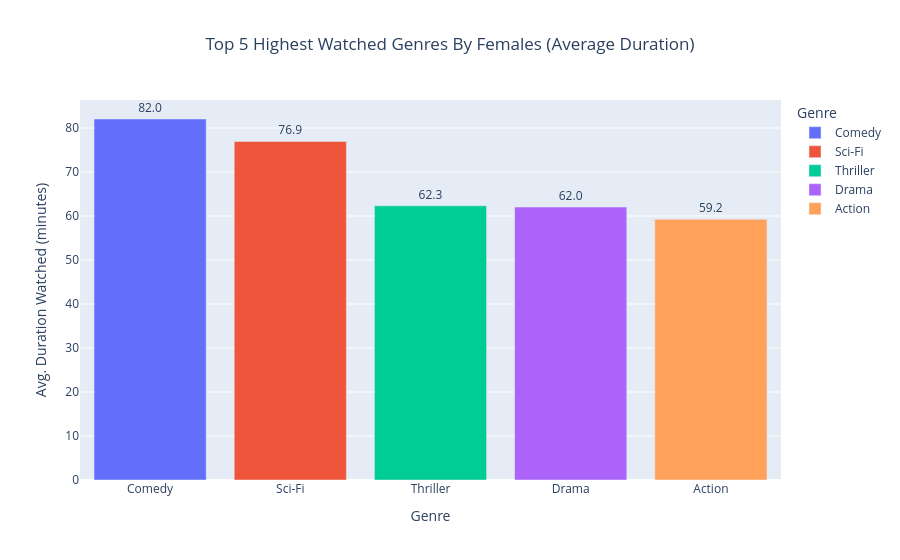

Here is the notebook cell this chart was saved with:
### Code cell
streaming_vs.columns = streaming_vs.columns.str.replace('[^A-Za-z0-9_]+', '_', regex=True)

female_viewers = streaming_vs[streaming_vs['Gender'] == 'Female']

retention_v = female_viewers.groupby('Genre')['Duration_Watched_minutes_'].mean()



top_5_retention_female = retention_v.sort_values(ascending=False).head(5)




top_5_df = top_5_retention_female.reset_index()
top_5_df.columns = ['Genre', 'Average_Duration_Watched']



fig = px.bar(top_5_df, 
             x='Genre', 
             y='Average_Duration_Watched', color='Genre',            
             title='Top 5 Highest Watched Genres By Females (Average Duration)',             
             labels={'Average_Duration_Watched': 'Avg. Duration Watched (minutes)'},             
             text='Average_Duration_Watched')



fig.update_layout(title_x=0.5, legend_title_text='Genre')
fig.update_traces(texttemplate='%{text:.1f}', textposition='outside')



fig.show()

### Figure 1 — Plotly figure (JSON) as saved in the notebook; plotly's stock layout.template omitted (floating-point values rounded to 4 significant figures)
{"data": [{"alignmentgroup": "True", "hovertemplate": "Genre=%{x}<br>Avg. Duration Watched (minutes)=%{text}<extra></extra>", "legendgroup": "Comedy", "marker": {"color": "#636efa", "pattern": {"shape": ""}}, "name": "Comedy", "offsetgroup": "Comedy", "orientation": "v", "showlegend": true, "text": [82.05], "textposition": "outside", "texttemplate": "%{text:.1f}", "type": "bar", "x": ["Comedy"], "xaxis": "x", "y": [82.05], "yaxis": "y"}, {"alignmentgroup": "True", "hovertemplate": "Genre=%{x}<br>Avg. Duration Watched (minutes)=%{text}<extra></extra>", "legendgroup": "Sci-Fi", "marker": {"color": "#EF553B", "pattern": {"shape": ""}}, "name": "Sci-Fi", "offsetgroup": "Sci-Fi", "orientation": "v", "showlegend": true, "text": [76.94], "textposition": "outside", "texttemplate": "%{text:.1f}", "type": "bar", "x": ["Sci-Fi"], "xaxis": "x", "y": [76.94], "yaxis": "y"}, {"alignmentgroup": "True", "hovertemplate": "Genre=%{x}<br>Avg. Duration Watched (minutes)=%{text}<extra></extra>", "legendgroup": "Thriller", "marker": {"color": "#00cc96", "pattern": {"shape": ""}}, "name": "Thriller", "offsetgroup": "Thriller", "orientation": "v", "showlegend": true, "text": [62.34], "textposition": "outside", "texttemplate": "%{text:.1f}", "type": "bar", "x": ["Thriller"], "xaxis": "x", "y": [62.34], "yaxis": "y"}, {"alignmentgroup": "True", "hovertemplate": "Genre=%{x}<br>Avg. Duration Watched (minutes)=%{text}<extra></extra>", "legendgroup": "Drama", "marker": {"color": "#ab63fa", "pattern": {"shape": ""}}, "name": "Drama", "offsetgroup": "Drama", "orientation": "v", "showlegend": true, "text": [62.04], "textposition": "outside", "texttemplate": "%{text:.1f}", "type": "bar", "x": ["Drama"], "xaxis": "x", "y": [62.04], "yaxis": "y"}, {"alignmentgroup": "True", "hovertemplate": "Genre=%{x}<br>Avg. Duration Watched (minutes)=%{text}<extra></extra>", "legendgroup": "Action", "marker": {"color": "#FFA15A", "pattern": {"shape": ""}}, "name": "Action", "offsetgroup": "Action", "orientation": "v", "showlegend": true, "text": [59.24], "textposition": "outside", "texttemplate": "%{text:.1f}", "type": "bar", "x": ["Action"], "xaxis": "x", "y": [59.24], "yaxis": "y"}], "layout": {"barmode": "relative", "legend": {"title": {"text": "Genre"}, "tracegroupgap": 0}, "title": {"text": "Top 5 Highest Watched Genres By Females (Average Duration)", "x": 0.5}, "xaxis": {"anchor": "y", "categoryarray": ["Comedy", "Sci-Fi", "Thriller", "Drama", "Action"], "categoryorder": "array", "domain": [0, 1], "title": {"text": "Genre"}}, "yaxis": {"anchor": "x", "domain": [0, 1], "title": {"text": "Avg. Duration Watched (minutes)"}}}}
